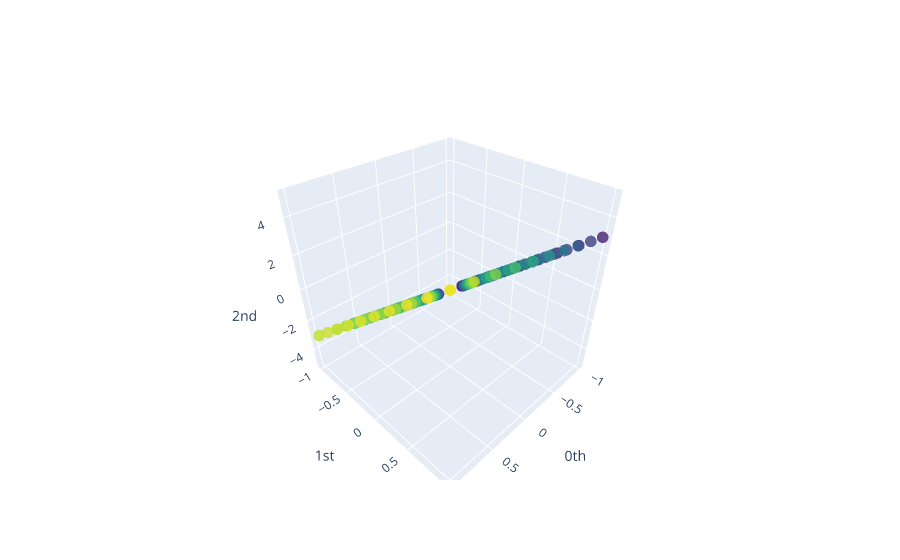

Write notebook code for a chart like this one.
### Code cell
plot_point_cloud(point_clouds[-1]).show()
